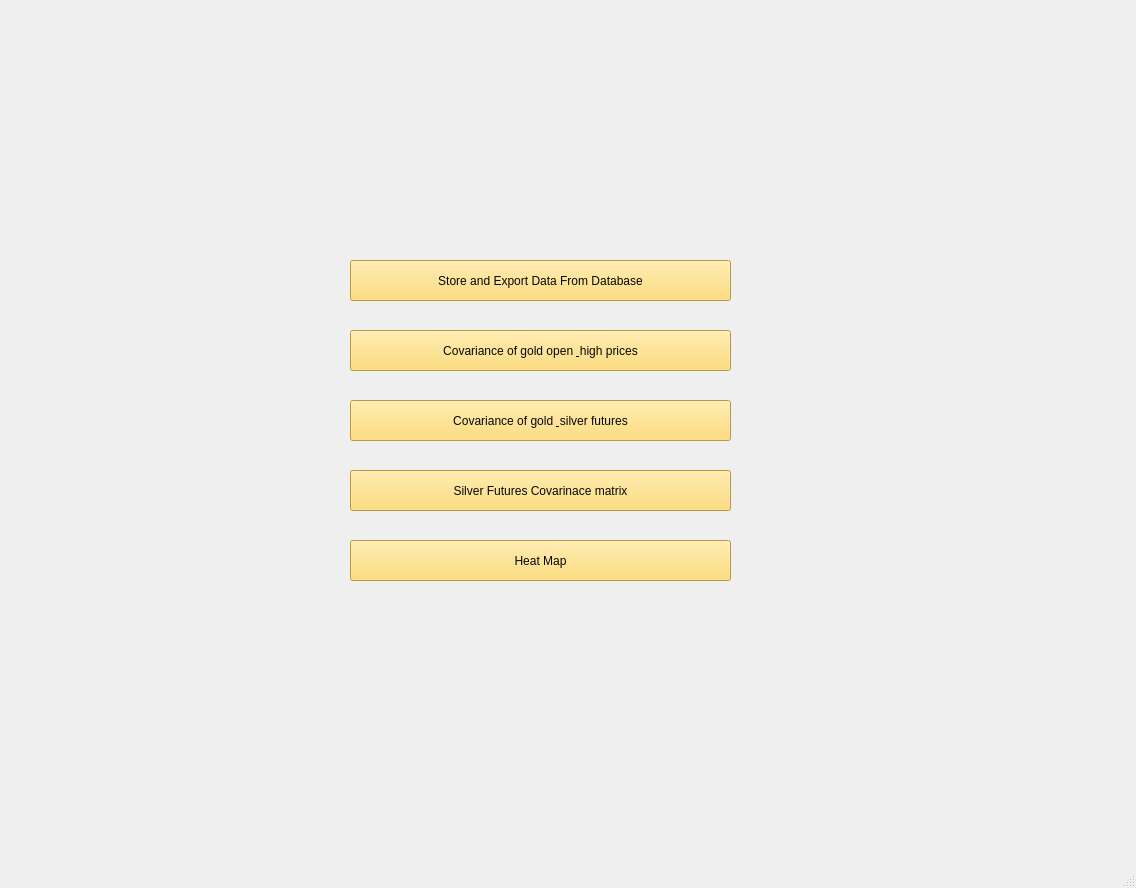
<?xml version="1.0" encoding="UTF-8"?>
<ui version="4.0">
 <class>MainWindow</class>
 <widget class="QMainWindow" name="MainWindow">
  <property name="geometry">
   <rect>
    <x>0</x>
    <y>0</y>
    <width>1136</width>
    <height>888</height>
   </rect>
  </property>
  <property name="windowTitle">
   <string>Covariance of Futures Data</string>
  </property>
  <property name="styleSheet">
   <string notr="true"/>
  </property>
  <widget class="QWidget" name="centralwidget">
   <widget class="QPushButton" name="pushButton">
    <property name="geometry">
     <rect>
      <x>350</x>
      <y>260</y>
      <width>381</width>
      <height>41</height>
     </rect>
    </property>
    <property name="styleSheet">
     <string notr="true">border-color: rgb(255, 23, 15);
color: rgb(7, 7, 7);
background-color: rgb(255, 213, 87);
selection-background-color: rgb(105, 255, 64);
font: 12pt &quot;PMingLiU-ExtB&quot;;
selection-background-color: rgb(42, 255, 84);
selection-color: rgb(28, 255, 25);</string>
    </property>
    <property name="text">
     <string>Store and Export Data From Database</string>
    </property>
   </widget>
   <widget class="QPushButton" name="pushButton_2">
    <property name="geometry">
     <rect>
      <x>350</x>
      <y>330</y>
      <width>381</width>
      <height>41</height>
     </rect>
    </property>
    <property name="styleSheet">
     <string notr="true">border-color: rgb(255, 23, 15);
color: rgb(7, 7, 7);
background-color: rgb(255, 213, 87);
selection-background-color: rgb(105, 255, 64);
font: 12pt &quot;PMingLiU-ExtB&quot;;
selection-background-color: rgb(42, 255, 84);
selection-color: rgb(28, 255, 25);</string>
    </property>
    <property name="text">
     <string>Covariance of gold open &amp; high prices</string>
    </property>
   </widget>
   <widget class="QPushButton" name="pushButton_3">
    <property name="geometry">
     <rect>
      <x>350</x>
      <y>470</y>
      <width>381</width>
      <height>41</height>
     </rect>
    </property>
    <property name="styleSheet">
     <string notr="true">border-color: rgb(255, 23, 15);
color: rgb(7, 7, 7);
background-color: rgb(255, 213, 87);
selection-background-color: rgb(105, 255, 64);
font: 12pt &quot;PMingLiU-ExtB&quot;;
selection-background-color: rgb(42, 255, 84);
selection-color: rgb(28, 255, 25);</string>
    </property>
    <property name="text">
     <string>Silver Futures Covarinace matrix</string>
    </property>
   </widget>
   <widget class="QPushButton" name="pushButton_4">
    <property name="geometry">
     <rect>
      <x>350</x>
      <y>400</y>
      <width>381</width>
      <height>41</height>
     </rect>
    </property>
    <property name="styleSheet">
     <string notr="true">border-color: rgb(255, 23, 15);
color: rgb(7, 7, 7);
background-color: rgb(255, 213, 87);
selection-background-color: rgb(105, 255, 64);
font: 12pt &quot;PMingLiU-ExtB&quot;;
selection-background-color: rgb(42, 255, 84);
selection-color: rgb(28, 255, 25);</string>
    </property>
    <property name="text">
     <string>Covariance of gold &amp; silver futures</string>
    </property>
   </widget>
   <widget class="QPushButton" name="pushButton_5">
    <property name="geometry">
     <rect>
      <x>350</x>
      <y>540</y>
      <width>381</width>
      <height>41</height>
     </rect>
    </property>
    <property name="styleSheet">
     <string notr="true">border-color: rgb(255, 23, 15);
color: rgb(7, 7, 7);
background-color: rgb(255, 213, 87);
selection-background-color: rgb(105, 255, 64);
font: 12pt &quot;PMingLiU-ExtB&quot;;
selection-background-color: rgb(42, 255, 84);
selection-color: rgb(28, 255, 25);</string>
    </property>
    <property name="text">
     <string>Heat Map</string>
    </property>
   </widget>
   <widget class="QLabel" name="label">
    <property name="geometry">
     <rect>
      <x>200</x>
      <y>0</y>
      <width>701</width>
      <height>811</height>
     </rect>
    </property>
    <property name="text">
     <string/>
    </property>
    <property name="pixmap">
     <pixmap>../../Users/anant/Desktop/share.jpg</pixmap>
    </property>
   </widget>
   <zorder>label</zorder>
   <zorder>pushButton</zorder>
   <zorder>pushButton_2</zorder>
   <zorder>pushButton_3</zorder>
   <zorder>pushButton_4</zorder>
   <zorder>pushButton_5</zorder>
  </widget>
  <widget class="QStatusBar" name="statusbar"/>
 </widget>
 <resources/>
 <connections/>
</ui>
